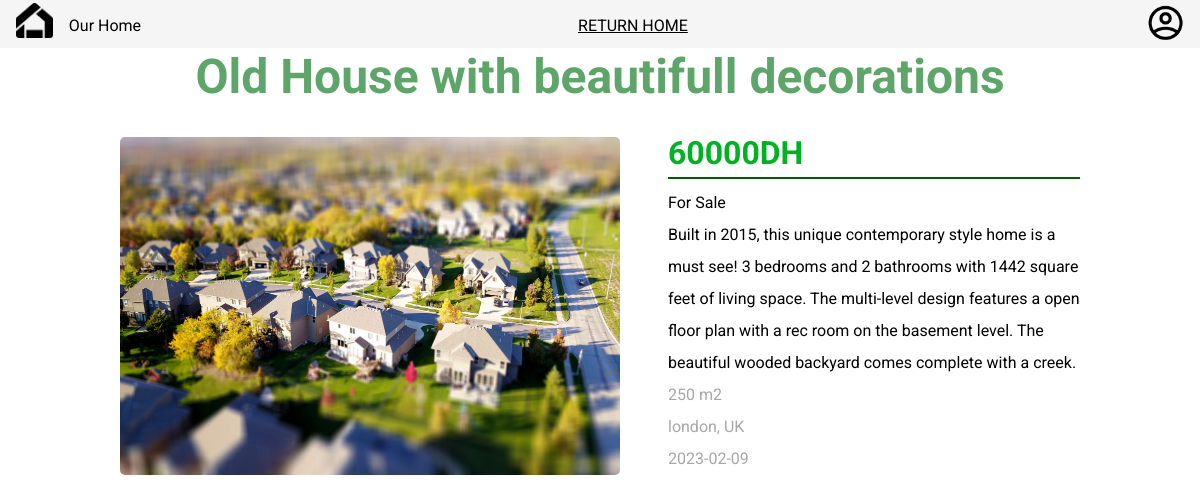
Screenshot of /info.php?id=5 with the database file from the repository.
### tables this page shows
CREATE TABLE `announce` (
  `ID` int(11) NOT NULL,
  `TITTLE` varchar(255) NOT NULL,
  `PRICE` decimal(10,0) NOT NULL,
  `TYPE` varchar(50) NOT NULL,
  `DATE` date NOT NULL,
  `LOCATION` varchar(255) NOT NULL,
  `IMAGE` varchar(2000) NOT NULL,
  `SPACE` int(11) NOT NULL,
  `DESCRIPTION` varchar(2555) NOT NULL
);

### info.php (the view, shortened to what this page needs)
<?php
require "connect.php";
if(isset($_GET["id"])){
    $ID = $_GET["id"];
    $query = $conn->query("SELECT * FROM announce WHERE `ID` = '$ID'"); $array = $query->fetch(PDO::FETCH_ASSOC); } ?>
<!DOCTYPE html>
<html lang="en">
  <head>
    <link rel="stylesheet" href="style3.css" />
  </head>
  <body>
    <nav>
      <div>
        <a href="index.php"><img src="image/Vector.png" alt="Home Logo" /></a>
        <p>Our Home</p>
      </div>
      <div id="nav">
        <a href="index.php" id="announce">RETURN HOME</a>
      </div>
      <div id="profile">
        <a href="#"><img src="./image/profile.png" alt="profile logo" /></a>
      </div>
    </nav>
    <h1><?php if(isset($_GET["id"])){echo $array["TITTLE"];} ?></h1>
    <section class="infoContainer">
      <img src="image/<?php if(isset($_GET["id"])){echo $array["IMAGE"];} ?>.jpg" alt="" width="500">
      <div id="infos">
        <h2><?php if(isset($_GET["id"])){echo $array["PRICE"];} ?>DH</h2>
        <hr>
        <p>For <?php if(isset($_GET["id"])){echo $array["TYPE"];} ?></p>
        <p><?php if(isset($_GET["id"])){echo $array["DESCRIPTION"];} ?></p>
        <p class="silver"><?php if(isset($_GET["id"])){echo $array["SPACE"];} ?> m2</p>
        <p class="silver"><?php if(isset($_GET["id"])){echo $array["LOCATION"];} ?></p>
        <p class="silver"><?php if(isset($_GET["id"])){echo $array["DATE"];} ?></p>
      </div>
    </section>
  </body>
</html>

### style3.css (style rules this page uses)
* { margin: 0; padding: 0; box-sizing: border-box; font-family: 'Roboto', sans-serif; font-size: 1rem; }
nav { background-color: whitesmoke; width: 100%; display: flex; justify-content: space-between; flex-wrap: wrap; height: 3rem; padding: 0 1rem ; }
nav div p { width: 100%; padding-top: 1rem; padding-left: 1rem; }
nav div:first-child { display: flex; justify-content: space-between; flex-direction: row; }
nav div:first-child img { width: 2.3rem; height: 2.4rem; padding-top: .2rem; }
#nav a { margin-right: 1.4rem; font-weight: 400; }
#nav { padding-top: 1rem; justify-content: space-between; justify-content: center; }
#profile img { padding: .3rem 0 0 0; width: 2.3rem; }
a { color: #000000; }
h1 { font-size: 3rem; color: rgba(0, 113, 17, 0.635); text-align: center; }
h2 { font-size: 2rem; color: #00b123; }
#infos { display: flex; flex-direction: column; line-height: 2rem; }
.infoContainer { width: 80%; display: block; margin: auto; display: flex; margin-top: 2rem; }
hr { border: .1rem solid #005e00; color: rgb(0, 87, 20); margin: .5rem 0; }
.infoContainer img { margin-right: 3rem; border-radius: 5px; }
.silver { color: #A7A7A7; }

### rows the page displays
announce: TITTLE "Old House with beautifull decorations", PRICE "60000", TYPE "Sale", DESCRIPTION "Built in 2015, this unique contemporary style home is a must see! 3 bedrooms and 2 bathrooms with 1442 square feet of living space. The multi-level design features a open floor plan with a rec room on the basement level. The beautiful wooded backyard comes complete with a creek.", SPACE "250", LOCATION "london, UK", DATE "2023-02-09"
